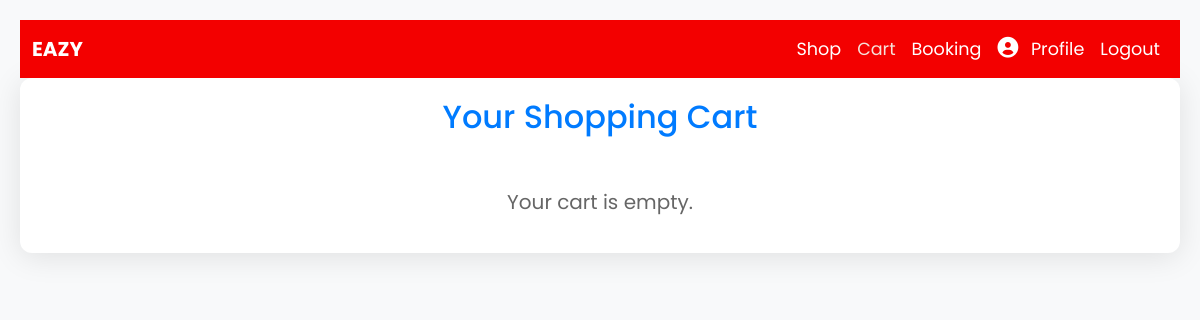
/view_cart/ (signed in), run on an earlier commit of the app's database.
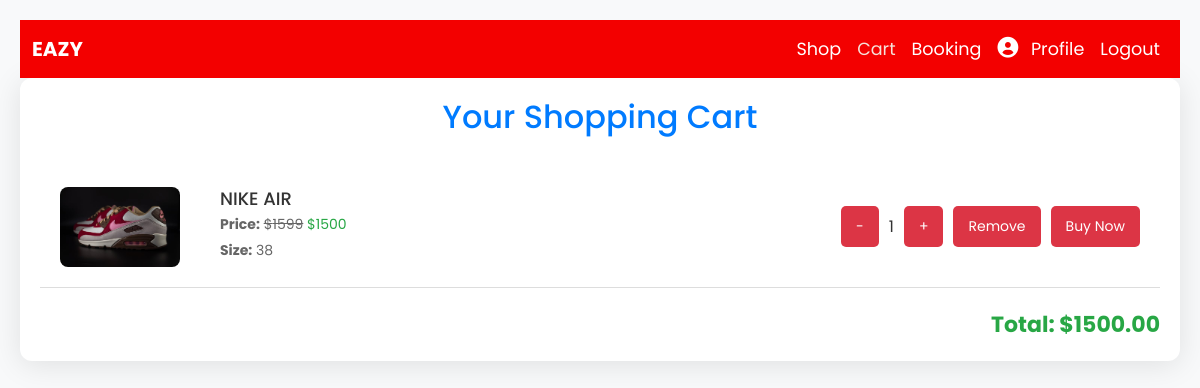
And on a later commit of the database.
### app/models.py (models this page shows, shortened)
class Cart(models.Model):
    user = models.ForeignKey(User, on_delete=models.CASCADE)
    product = models.ForeignKey(Product, on_delete=models.CASCADE)
    quantity = models.PositiveIntegerField(default=1)
    size = models.ForeignKey(Size, on_delete=models.CASCADE)
    total_price = models.DecimalField(max_digits=10, decimal_places=2, default=0)

class Product(models.Model):
    pro_id = models.TextField()
    name = models.TextField()
    price = models.IntegerField()
    offer_price = models.IntegerField()
    img = models.FileField()
    rating = models.TextField()
    dis = models.TextField()
    sizes = models.ManyToManyField(Size, related_name='Sizes')
    quantity = models.PositiveIntegerField(default=0)  # New field for stock quantity

class Size(models.Model):
    size = models.CharField(max_length=10)  # E.g., '6', '7', '8.5', '9', '10'
    def __str__(self):
        return self.size

### app/views.py (the view)
# urls.py: path('view_cart/', views.view_cart, name='view_cart'),
def view_cart(request):
    if 'user' in request.session:
        user = request.user
        cart_items = Cart.objects.filter(user=user)
        total_price = sum(item.total_price for item in cart_items) if cart_items else 0
        return render(request, 'user/cart.html', {'cart_items': cart_items, 'total_price': total_price})
    else:
        return redirect('eazy_login')

### templates/user/cart.html (shortened to what this page needs)
<!DOCTYPE html>
<html lang="en">
<head>
    <link href="https://cdn.jsdelivr.net/npm/bootstrap@5.3.3/dist/css/bootstrap.min.css" rel="stylesheet">
    <link href="https://cdnjs.cloudflare.com/ajax/libs/font-awesome/6.0.0-beta3/css/all.min.css" rel="stylesheet">
</head>
<body>
    <nav class="navbar navbar-expand-lg navbar-dark">
        <div class="container-fluid">
            <a class="navbar-brand" href="#">EAZY</a>
            <div class="collapse navbar-collapse" id="navbarNav">
                <ul class="navbar-nav ms-auto">
                    <li class="nav-item">
                        <a class="nav-link" href="{% url 'userprd' %}">Shop</a>
                    </li>
                    <li class="nav-item">
                        <a class="nav-link active" href="view_cart">Cart</a>
                    </li>
                    <li class="nav-item">
                        <a class="nav-link" href="user_booking">Booking</a>
                    </li>
                    <li class="nav-item">
                        <a class="nav-link" href="profile">
                            <i class="fas fa-user-circle"></i> Profile
                        </a>
                    </li>
                    <li class="nav-item">
                        <a class="nav-link" href="eazy_logout">Logout</a>
                    </li>
                </ul>
            </div>
        </div>
    </nav>
    <div class="container">
        <h2>Your Shopping Cart</h2>
        {% if cart_items %}
        {% for item in cart_items %}
        <div class="cart-item">
            <div class="cart-item-details">
                <img src="{{ item.product.img.url }}" alt="{{ item.product.name }}">
                <div class="cart-item-info">
                    <h4>{{ item.product.name }}</h4>
                    <p>
                        <strong>Price:</strong>
                        {% if item.product.offer_price %}
                            <span style="text-decoration: line-through;">${{ item.product.price }}</span>
                            <span style="color: #28a745;">${{ item.product.offer_price }}</span>
                        {% else %}
                            ${{ item.product.price }}
                        {% endif %}
                    </p>
                    <p><strong>Size:</strong> {{ item.size }}</p>
                </div>
            </div>
            <div class="cart-item-actions">
                <form method="POST" action="{% url 'update_cart_quantity' item.id 'decrease' %}">
                    <button type="submit">-</button>
                </form>
                <span>{{ item.quantity }}</span>
                <form method="POST" action="{% url 'update_cart_quantity' item.id 'increase' %}">
                    <button type="submit">+</button>
                </form>
                <form method="POST" action="{% url 'delete_cart' item.id %}">
                    <button type="submit">Remove</button>
                </form>
                <form method="POST" action="{% url 'user_buy' item.id %}">
                    <button type="submit" class="buy-btn">Buy Now</button>
                </form>
            </div>
        </div>
        {% endfor %}
        <div class="total">
            Total: ${{ total_price }}
        </div>
        {% else %}
        <p class="empty-cart">Your cart is empty.</p>
        {% endif %}
    </div>
</body>
</html>

### templates/user/cart.html (style rules this page uses)
body { font-family: 'Poppins', sans-serif; background-color: #f8f9fa; margin: 0; padding: 20px; color: #333; }
.container { max-width: 1200px; margin: 0 auto; background-color: #fff; padding: 20px; border-radius: 12px; box-shadow: 0 4px 30px rgba(0, 0, 0, 0.1); }
h2 { text-align: center; color: #007bff; margin-bottom: 30px; font-size: 2em; }
.cart-item { display: flex; align-items: center; justify-content: space-between; padding: 20px; border-bottom: 1px solid #ddd; transition: background-color 0.3s ease; }
.cart-item img { max-width: 120px; height: auto; border-radius: 8px; margin-right: 20px; }
.cart-item-details { display: flex; align-items: center; flex: 1; }
.cart-item-info { margin-left: 20px; }
.cart-item-info h4 { margin: 0; font-size: 18px; color: #333; }
.cart-item-info p { margin: 5px 0; font-size: 14px; color: #666; }
.cart-item-actions { display: flex; gap: 10px; align-items: center; }
.cart-item-actions button { background-color: #dc3545; color: white; border: none; padding: 10px 15px; border-radius: 5px; cursor: pointer; font-size: 14px; transition: background-color 0.3s; }
.buy-btn { background-color: #28a745; color: white; border: none; padding: 10px 15px; border-radius: 5px; cursor: pointer; font-size: 14px; transition: background-color 0.3s; }
.total { text-align: right; font-size: 22px; margin-top: 20px; font-weight: bold; color: #28a745; }
.navbar { background-color: #f30000 !important; }
.navbar-brand { color: #ffffff !important; font-weight: bold; }
.navbar-nav .nav-link { color: #ffffff !important; font-size: 1.1rem; }
.navbar-nav .nav-link.active { color: #f5e1d9 !important; }
.nav-link i.fas { font-size: 1.3rem; margin-right: 8px; }

What changed in the data, as far as the page shows it:
added Cart: product.img (picture), product.name "NIKE AIR", product.price "1599", product.offer_price "1500", size "38", quantity "1"
Also different on the page:
{{ total_price }}: (not shown) → "1500.00"
text no longer shown: "Your cart is empty."
text now shown: "Total: $"
